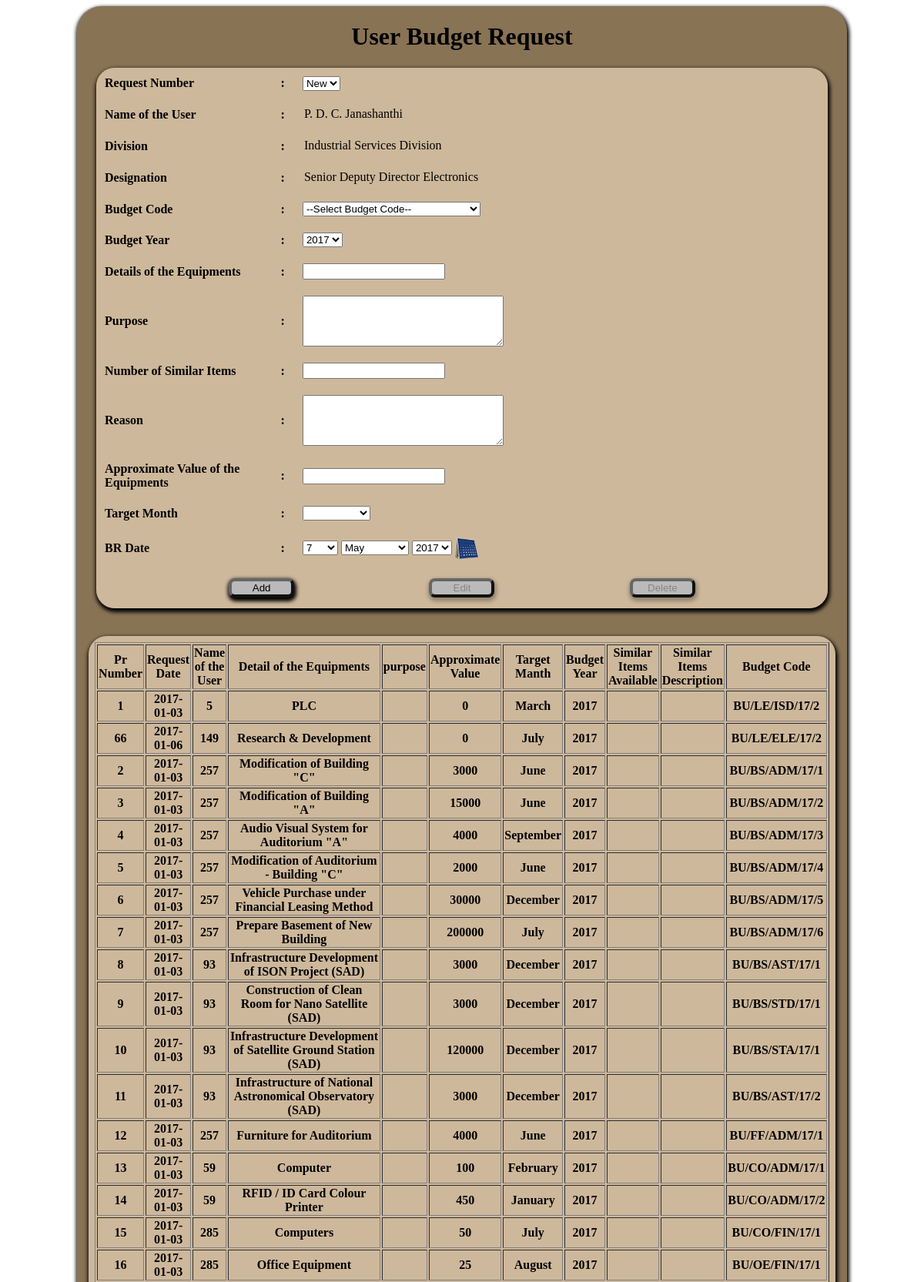
The page /budget_rquest.php (signed in, upper part) on the database its author committed.
### tables this page shows
CREATE TABLE `pc_bud_req_user` (
  `id` int(11) NOT NULL,
  `br_no` int(10) NOT NULL,
  `user` int(11) NOT NULL,
  `equ_detail` text NOT NULL,
  `purpose` text NOT NULL,
  `similar_equ` text NOT NULL,
  `reason` text NOT NULL,
  `value` double NOT NULL,
  `target_month` char(10) NOT NULL,
  `req_date` date NOT NULL,
  `bud_year` int(4) NOT NULL,
  `bud_code` varchar(20) NOT NULL,
  `sub_bud_code` varchar(15) NOT NULL,
  `approved` char(1) NOT NULL,
  `Recommend` char(1) NOT NULL,
  `Rec_DDG` char(1) NOT NULL,
  `Rec_DG` char(1) NOT NULL,
  `value_DDG` double NOT NULL,
  `value_DG` double NOT NULL,
  `balance` double NOT NULL,
  `value_fin` double NOT NULL,
  `status` varchar(1) NOT NULL DEFAULT 'n'
);

### phpfncs/Database.php (called while the page is built, shortened)
<?php
class DBOperations
{
private $ServerCon;
	public function Connect_to_DB($db)
	{
	$this->ServerCon = mysql_connect("localhost","root","");
	if (!$this->ServerCon)
		  {
		  die('Could not connect: ' . mysql_error());
		  }
	  else
		  {
			$this->DbCon =mysql_select_db('misaccdb', $this->ServerCon);
		  }
	}
	public function Exe_Qry($query)
	{
			$result = mysql_query($query, $this->ServerCon);
				if(!$result)
				{
					die('DB Error: ' . mysql_error(). " <br/>" .$query);
					echo '<script> alert ("'. mysql_error() .'"); </script>';
				}
				else
				{
					return $result;
				}
	}
	public function Next_Record($result)
	{
			return mysql_fetch_array($result);
	}
	public function Row_Count($result)
	{
			return mysql_num_rows($result);
	}
}
?>

### budget_rquest.php (the view, shortened to what this page needs)
<html>
<head>
<?php
require_once ("phpfncs/Database.php");
$db =new DBOperations('d');
$fncs= new FRMOperations();
$butOp=false;
if (isset($_POST['req_date']))
{
	$req_date=$_POST['req_date'];
}
else
{
	$req_date=date('y-m-d');
}
if (isset($_POST['equ_detail']))
{
	$equ_detail=$_POST['equ_detail'];
}
else
{
	$equ_detail="";
}
if (isset($_POST['purpose']))
{
	$purpose=$_POST['purpose'];
}
else
{
	$purpose="";
}
if (isset($_POST['similar_equ']))
{
	$similar_equ=$_POST['similar_equ'];
}
else
{
	$similar_equ="";
}
if (isset($_POST['reason']))
{
	$reason=$_POST['reason'];
}
else
{
	$reason="";
}
if (isset($_POST['txtval']))
{
	$value=$_POST['txtval'];
}
else
{
	$value="";
}
?>
<link href="css/Css_file.css" rel="stylesheet" type="text/css">
</head>
<body onLoad="sessSet('budget_rquest.php')" onClick="mytstfunc()">
<div id="wrapp">
 <form id="form1" name="form1" method="post" action="" onSubmit="" >
  <table id="wrapped2" align="center" width="136%"  border="0" cellpadding="10" cellspacing="1">
   <caption>
   <h1>User Budget Request</h1>
   </caption>
  <tr>
       <th width="172" align="left"> Request Number</th>
       <th width="5">:</th>
       <td width="569">
	   <?php
	   $ress = $db->Exe_Qry("SELECT br_no FROM pc_bud_req_user");
	 	echo'<select name = "PrCodeLst" id = "PrCodeLst"  onChange="document.form1.submit()">';
	echo '	<option value="'.(($db->Row_Count($ress))+1).'">New</option>';
		echo'</select>';
	   ?>
       </td>
      </tr>
      <tr>
       <th align="left">Name of the User</th>
       <th>:</th>
       <td name="txtusername" id = "txtusername">
	   <?php
	   $empno = $_SESSION['proclogin_un'];
		$ress = $db->Exe_Qry("SELECT Fullname FROM emp_details_tbl WHERE EmpNo='$empno'");
		while ($roww = $db->Next_Record($ress))
	    {
	        echo "<OPTION VALUE=".$roww["Fullname"].">".$roww["Fullname"]."</OPTION>";
		}
	   ?>
      </td>
      </tr>
	   <tr>
       <th align="left" >Division</th>
       <th>:</th>
       <td name="DivisionCode" id = "DivisionCode">
	   <?php
	   $empno = $_SESSION['proclogin_un'];
		$ress = $db->Exe_Qry("select * from division_tbl WHERE DivisionCode=(SELECT DivisionCode FROM emp_details_tbl WHERE EmpNo='$empno')");
		while ($roww = $db->Next_Record($ress))
	    {
	        echo "<OPTION VALUE=".$roww["DivisionCode"].">".$roww["Division"]."</OPTION>";
		}
	   ?>
	   </td>
      </tr>
	 <tr>
       <th align="left">Designation</th>
       <th>:</th>
       <td name="DesigCode" id = "DesigCode" >
	   <?php
	   $empno = $_SESSION['proclogin_un'];
		$ress = $db->Exe_Qry("select * from designation_tbl WHERE DesigCode=(SELECT DesigCode FROM emp_details_tbl WHERE EmpNo='$empno')");
		while ($roww = $db->Next_Record($ress))
	    {
	        echo "<OPTION VALUE=".$roww["DesigCode"].">".$roww["Designation"]."</OPTION>";
		}
	   ?>
       </td>
      </tr>
	   <tr>
	   <th align="left" >Budget Code</th>
	   <th>:</th>
	  <td><select id = "txtbudgetcode" name = "txtbudgetcode">
		    <?php
								echo '<option value="New">--Select Budget Code--</option>';
			?>
		    </select><?php  ?>
		</div></td></tr>
	  <tr>
       <th align="left">Budget Year</th>
       <th>:</th>
       <td>
       <select id = "txtyear" name = "txtyear">
       <option value="<?php echo date('Y'); ?>"><?php echo date('Y'); ?></option>
       </select>
       </td>
      </tr>
	   <tr>
       <th align="left">Details of the Equipments</th>
       <th>:</th>
       <td><input type="text" name="equ_detail" id="equ_detail"  value="<?php echo $equ_detail;?>" /></td>
      </tr>
	   <tr>
       <th align="left">Purpose</th>
       <th>:</th>
       <td><textarea type="text" name="purpose" id="purpose"rows="4" cols="30"><?php echo $purpose;?></textarea> </td>
      </tr>
       <tr>
       <th align="left"> Number of Similar Items</th>
       <th>:</th>
       <td><input type="text" name="similar_equ" id="similar_equ" Value="<?php echo $similar_equ;?>"/></td>
      </tr>
      <tr>
       <th align="left">Reason</th>
       <th>:</th>
       <td><textarea type="text" name="reason" id="reason"  rows="4" cols="30"><?php echo $reason;?></textarea></td>
      </tr>
	  <tr>
       <th align="left">Approximate Value of the Equipments</th>
       <th>:</th>
       <td><input type="text" name="txtval" id="txtval" Value="<?php echo $value;?>"/></td>
      </tr>
	  <tr>
       <th align="left">Target Month</th>
       <th>:</th>
       <td><select id ="txttarget_month" name="txttarget_month">
      </select>
      </td>
      </tr>
      <tr>
       <th align="left">BR Date</th>
       <th>:</th>
       <td><?php $fncs->CrtCalender("req_date",$req_date,0);?></td>
      </tr>
      <tr>
       <td colspan="4"><table width="100%" border="0">
         <tr>
          <td class="tbrow" width="6%">&nbsp;</td>
          <td class="tbrow" width="22%"><div align="center">
            <input name="btnAdd" type="submit" id="btnAdd" value="Add" <?php if ($butOp){echo 'disabled="disabled"';}?> />
           </div></td>
          <td class="tbrow" width="22%"><div align="center">
            <input name="btnEdi" type="submit" id="btnEdi" value="Edit" <?php if ($butOp==false){echo 'disabled="disabled"';}?> />
           </div></td>
          <td class="tbrow" width="22%"><div align="center">
            <input name="btnDel" type="submit" id="btnDel" value="Delete" <?php if ($butOp==false){echo 'disabled="disabled"';}?> />
           </div></td>
          <td class="tbrow"  width="6%">&nbsp;</td>
         </tr>
        </table>
         </td>
      </tr>
  <br />
  <br />
  <table width="1429"  cellpadding="5" cellspacing="3" id="wrapped">
   <tr>
    <th width="1162">
    <table id="tbl_district" border="1"  align="center" style="font-size:16px;" >
    <tr>
    <th>Pr Number</th>
    <th>Request Date</th>
    <th>Name of the User</th>
	<th>Detail of the Equipments</th>
	<th>purpose</th>
    <th>Approximate Value</th>
    <th>Target Manth</th>
    <th>Budget Year</th>
    <th>Similar Items Available</th>
    <th>Similar Items Description</th>
    <th>Budget Code</th>
    </tr>
    <?php
    $ress=$db->Exe_Qry("SELECT * FROM pc_bud_req_user;");
	while ($roww = $db->Next_Record($ress))
	    {
	        echo "<tr>
			<th>".$roww["br_no"]."</th>
			<th>".$roww["req_date"]."</th>
			<th>".$roww["user"]."</th>
			<th>".$roww["equ_detail"]."</th>
			<th>".$roww["purpose"]."</th>
			<th>".$roww["value"]."</th>
			<th>".$roww["target_month"]."</th>
			<th>".$roww["bud_year"]."</th>
			<th>".$roww["similar_equ"]."</th>
			<th>".$roww["reason"]."</th>
			<th>".$roww["bud_code"]."</th>
			</tr>";
		}
	?>
	</table>
    </th>
   </tr>
  </table>
 <br />
 <br />
</body>
</html>

### css/Css_file.css (style rules this page uses)
Caption { color:#000000; white-space:nowrap; }
#wrapp { width:1000px; margin:auto; background:#897355; box-shadow:1px 3px 5px 2px; border-radius:2em; }
input[type="submit"],#browse,#start-upload,.butt { background:#bababa; border-radius: 8px; border-color:#666666; border-width:4px; width:85px; box-shadow:1px 3px 5px 2px; }
#wrapped { background:url(../images/inbg5.png); margin:auto; width:750px; box-shadow:1px 3px 5px 2px; border-radius:1.5em; }
#wrapped2 { background:url(../images/inbg5.png); margin:auto; width:95%; box-shadow:1px 3px 5px 2px; border-radius:1.5em; }
th, td { font-weight:bolder; vertical-align:central; color:#000; font-size:16px; }

### rows shown on the page
pc_bud_req_user: br_no "1", req_date "2017-01-03", user "5", equ_detail "PLC", value "0", target_month "March", bud_year "2017", bud_code "BU/LE/ISD/17/2"
pc_bud_req_user: br_no "66", req_date "2017-01-06", user "149", equ_detail "Research & Development", value "0", target_month "July", bud_year "2017", bud_code "BU/LE/ELE/17/2"
pc_bud_req_user: br_no "2", req_date "2017-01-03", user "257", equ_detail "Modification of Building \"C\"", value "3000", target_month "June", bud_year "2017", bud_code "BU/BS/ADM/17/1"
pc_bud_req_user: br_no "3", req_date "2017-01-03", user "257", equ_detail "Modification of Building \"A\"", value "15000", target_month "June", bud_year "2017", bud_code "BU/BS/ADM/17/2"
pc_bud_req_user: br_no "4", req_date "2017-01-03", user "257", equ_detail "Audio Visual System for Auditorium \"A\"", value "4000", target_month "September", bud_year "2017", bud_code "BU/BS/ADM/17/3"
pc_bud_req_user: br_no "5", req_date "2017-01-03", user "257", equ_detail "Modification of Auditorium - Building \"C\"", value "2000", target_month "June", bud_year "2017", bud_code "BU/BS/ADM/17/4"
pc_bud_req_user: br_no "6", req_date "2017-01-03", user "257", equ_detail "Vehicle Purchase under Financial Leasing Method", value "30000", target_month "December", bud_year "2017", bud_code "BU/BS/ADM/17/5"
pc_bud_req_user: br_no "7", req_date "2017-01-03", user "257", equ_detail "Prepare Basement of New Building", value "200000", target_month "July", bud_year "2017", bud_code "BU/BS/ADM/17/6"
pc_bud_req_user: br_no "8", req_date "2017-01-03", user "93", equ_detail "Infrastructure Development of ISON Project (SAD)", value "3000", target_month "December", bud_year "2017", bud_code "BU/BS/AST/17/1"
pc_bud_req_user: br_no "9", req_date "2017-01-03", user "93", equ_detail "Construction of Clean Room for Nano Satellite (SAD)", value "3000", target_month "December", bud_year "2017", bud_code "BU/BS/STD/17/1"
pc_bud_req_user: br_no "10", req_date "2017-01-03", user "93", equ_detail "Infrastructure Development of Satellite Ground Station (SAD)", value "120000", target_month "December", bud_year "2017", bud_code "BU/BS/STA/17/1"
pc_bud_req_user: br_no "11", req_date "2017-01-03", user "93", equ_detail "Infrastructure of National Astronomical Observatory (SAD)", value "3000", target_month "December", bud_year "2017", bud_code "BU/BS/AST/17/2"
pc_bud_req_user: br_no "12", req_date "2017-01-03", user "257", equ_detail "Furniture for Auditorium", value "4000", target_month "June", bud_year "2017", bud_code "BU/FF/ADM/17/1"
pc_bud_req_user: br_no "13", req_date "2017-01-03", user "59", equ_detail "Computer", value "100", target_month "February", bud_year "2017", bud_code "BU/CO/ADM/17/1"
pc_bud_req_user: br_no "14", req_date "2017-01-03", user "59", equ_detail "RFID / ID Card Colour Printer", value "450", target_month "January", bud_year "2017", bud_code "BU/CO/ADM/17/2"
pc_bud_req_user: br_no "15", req_date "2017-01-03", user "285", equ_detail "Computers", value "50", target_month "July", bud_year "2017", bud_code "BU/CO/FIN/17/1"
pc_bud_req_user: br_no "16", req_date "2017-01-03", user "285", equ_detail "Office Equipment", value "25", target_month "August", bud_year "2017", bud_code "BU/OE/FIN/17/1"

### other values the page prints
form field txtyear "2017"
form field value "7"
form field value "May"
form field value "2017"
